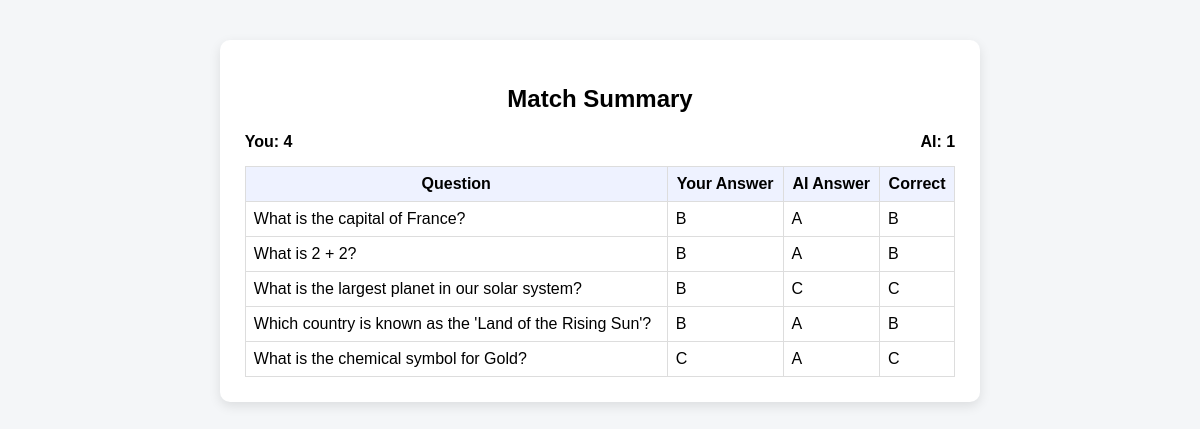
/user-vs-ai/summary/51/, run on the app's committed database.
### quiz_ai_battle/models.py (models this page shows, shortened)
class Match(models.Model):
    AI_MODES = [
        ("random", "Random AI"),
        ("gpt", "GPT AI"),
    ]
    user = models.ForeignKey(
        User,
        on_delete=models.SET_NULL,
        null=True,
        blank=True
    )
    ai_mode = models.CharField(
        max_length=10,
        choices=AI_MODES,
        default="random"
    )
    user_score = models.IntegerField(default=0)
    ai_score = models.IntegerField(default=0)
    created_at = models.DateTimeField(auto_now_add=True)

class Round(models.Model):
    match = models.ForeignKey(Match, on_delete=models.CASCADE)
    question = models.ForeignKey(Question, on_delete=models.CASCADE)
    user_answer = models.CharField(
        max_length=1,
        null=True,
        blank=True
    )
    ai_answer = models.CharField(
        max_length=1,
        null=True,
        blank=True
    )
    user_correct = models.BooleanField(null=True)
    ai_correct = models.BooleanField(null=True)

class Question(models.Model):
    content = models.TextField()
    option_a = models.CharField(max_length=255)
    option_b = models.CharField(max_length=255)
    option_c = models.CharField(max_length=255)
    option_d = models.CharField(max_length=255)
    correct_answer = models.CharField(
        max_length=1,
        choices=[
            ('A', 'A'),
            ('B', 'B'),
            ('C', 'C'),
            ('D', 'D'),
        ]
    )

### quiz_ai_battle/views.py (the view)
def summary(request, match_id):
    match = get_object_or_404(Match, id=match_id)
    rounds = Round.objects.filter(match=match)
    return render(request, 'quiz_ai_battle/summary.html', {
        'match': match,
        'rounds': rounds
    })

### quiz_ai_battle/templates/quiz_ai_battle/summary.html
{% load static %}
<link rel="stylesheet" href="{% static 'quiz_ai_battle/style.css' %}">
<div class="container">
    <h2>Match Summary</h2>
    <div class="score-box">
        <span>You: {{ match.user_score }}</span>
        <span>AI: {{ match.ai_score }}</span>
    </div>
    <table>
        <tr>
            <th>Question</th>
            <th>Your Answer</th>
            <th>AI Answer</th>
            <th>Correct</th>
        </tr>
        {% for r in rounds %}
        <tr>
            <td>{{ r.question.content }}</td>
            <td>{{ r.user_answer }}</td>
            <td>{{ r.ai_answer }}</td>
            <td>{{ r.question.correct_answer }}</td>
        </tr>
        {% endfor %}
    </table>
</div>

### quiz_ai_battle/static/quiz_ai_battle/style.css (style rules this page uses)
.container { width: 60%; margin: 40px auto; background: white; padding: 25px; border-radius: 10px; box-shadow: 0 4px 12px rgba(0,0,0,0.1); }
h2 { text-align: center; margin-bottom: 20px; }
.score-box { display: flex; justify-content: space-between; margin-top: 20px; font-weight: bold; }
table { width: 100%; border-collapse: collapse; margin-top: 15px; }
table th, table td { border: 1px solid #ddd; padding: 8px; }
table th { background: #eef2ff; }

### data on the page
Match: user_score "4", ai_score "1"
Round: question.content "What is the capital of France?", user_answer "B", ai_answer "A", question.correct_answer "B"
Round: question.content "What is 2 + 2?", user_answer "B", ai_answer "A", question.correct_answer "B"
Round: question.content "What is the largest planet in our solar system?", user_answer "B", ai_answer "C", question.correct_answer "C"
Round: question.content "Which country is known as the 'Land of the Rising Sun'?", user_answer "B", ai_answer "A", question.correct_answer "B"
Round: question.content "What is the chemical symbol for Gold?", user_answer "C", ai_answer "A", question.correct_answer "C"
